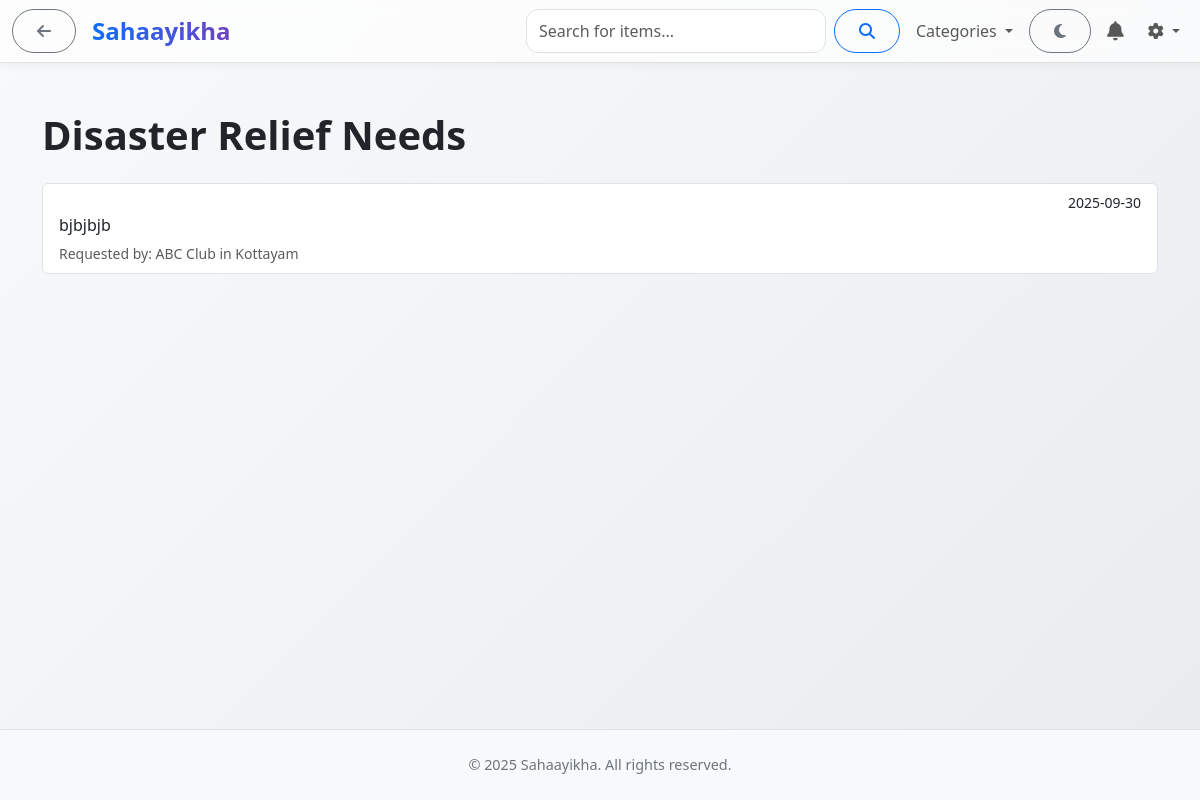
The app's page /disaster-relief (signed in), older data.
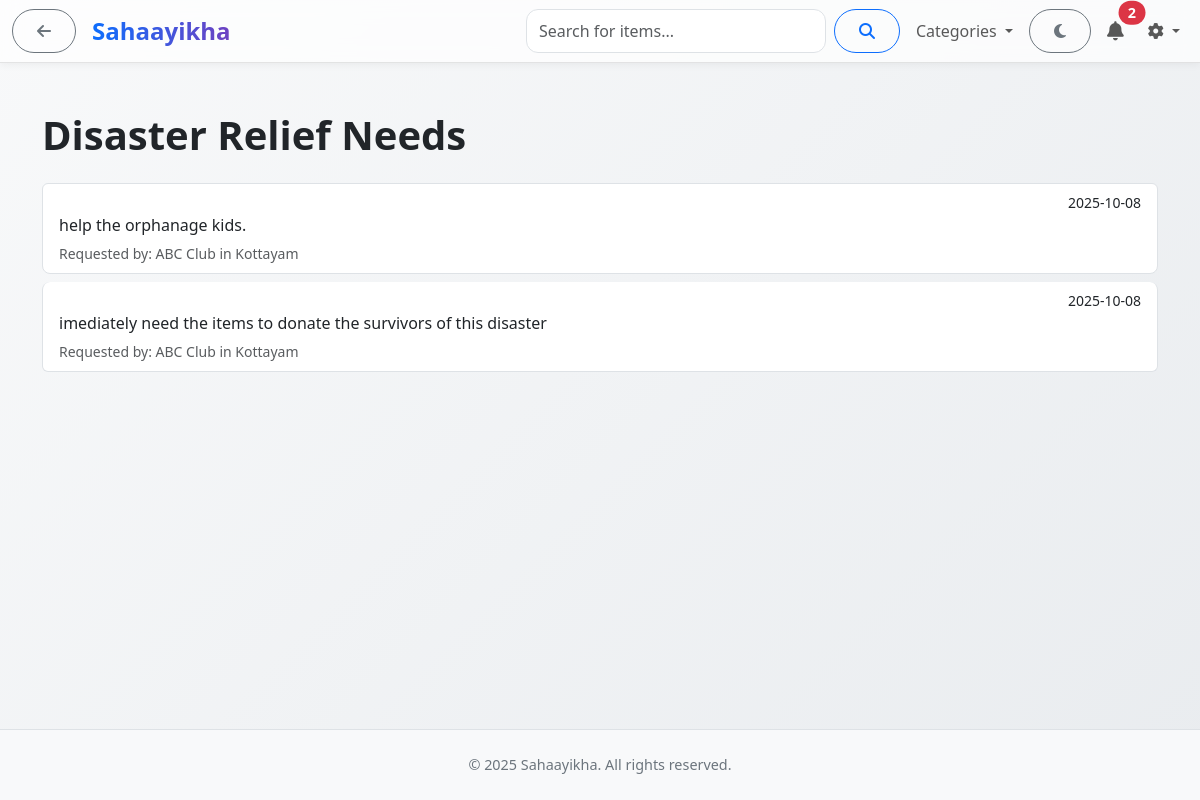
The same page, newer data.
### app/models.py (models this page shows, shortened)
class DisasterNeed(db.Model):
    __tablename__ = "disaster_needs"
    need_id = db.Column(db.Integer, primary_key=True)
    org_id = db.Column(db.Integer, db.ForeignKey("organizations.org_id"), nullable=False)
    title = db.Column(db.String(255), nullable=True) # <-- ADD THIS
    categories = db.Column(db.Text, nullable=True) # Will store comma-separated categories
    description = db.Column(db.Text, nullable=False)
    location = db.Column(db.String(255))
    posted_at = db.Column(db.DateTime, default=datetime.utcnow)

class Organization(UserMixin, db.Model):
    __tablename__ = "organizations"
    org_id = db.Column(db.Integer, primary_key=True)
    name = db.Column(db.String(255), nullable=False)
    email = db.Column(db.String(255), unique=True, nullable=False)
    password = db.Column(db.String(255), nullable=False)
    phone = db.Column(db.String(100))
    location = db.Column(db.String(255))
    profile_picture = db.Column(db.String(255), nullable=True)
    status = db.Column(db.String(50), default="Pending")  # Pending / Approved / Blocked
    registered_at = db.Column(db.DateTime, default=datetime.utcnow)
    disaster_needs = db.relationship("DisasterNeed", backref="organization", lazy="dynamic")

### app/routes.py (the view)
@main.route("/disaster-relief")
@login_required
@role_required("user")
def disaster_relief_feed():
    needs = DisasterNeed.query.order_by(DisasterNeed.posted_at.desc()).all()
    return render_template("features/disaster_relief_feed.html", needs=needs)

### app/routes.py (called while the page is built)
@login_manager.user_loader
def load_user(user_id):
    try:
        prefix, id_str = user_id.split(":")
        id_val = int(id_str)
    except Exception:
        return None
    if prefix == "user":
        return User.query.get(id_val)
    if prefix == "admin":
        return Admin.query.get(id_val)
    if prefix == "org":
        return Organization.query.get(id_val)
    return None

@main.context_processor
def inject_unread_count():
    unread_count = 0
    if current_user.is_authenticated and current_user.__class__.__name__ == 'User':
        from app.models import Notification
        unread_count = Notification.query.filter_by(user_id=current_user.user_id, status="Unread").count()
    from app.forms import CATEGORIES
    category_suggestions = [c[0] for c in CATEGORIES if c[0]]
    return dict(unread_count=unread_count, categories=category_suggestions)

### app/templates/features/disaster_relief_feed.html (shortened to what this page needs)
{% extends "base.html" %}
{% block content %}
<div class="container py-5">
    <h1 class="fw-bold mb-4">Disaster Relief Needs</h1>
    <div class="list-group">
        {% for need in needs %}
            <a href="{{ url_for('main.make_donation_offer', need_id=need.need_id) }}" class="list-group-item list-group-item-action flex-column align-items-start">
                <div class="d-flex w-100 justify-content-between">
                    <small>{{ need.posted_at.strftime('%Y-%m-%d') }}</small>
                </div>
                <p class="mb-1">{{ need.description }}</p>
                <small class="text-muted">Requested by: {{ need.organization.name }} in {{ need.location }}</small>
            </a>
        {% else %}
            <p class="text-center text-muted">There are no active disaster needs at the moment.</p>
        {% endfor %}
    </div>
</div>
{% endblock %}

Row changes from the older to the newer data that the page shows:
changed DisasterNeed: posted_at "2025-09-30" → "2025-10-08"; description "bjbjbjb" → "help the orphanage kids."
added DisasterNeed: posted_at "2025-10-08", description "imediately need the items to donate the survivors of this disaster", organization.name "ABC Club", location "Kottayam"
Text that changed along with them:
{{ unread_count }}: (not shown) → "2"
